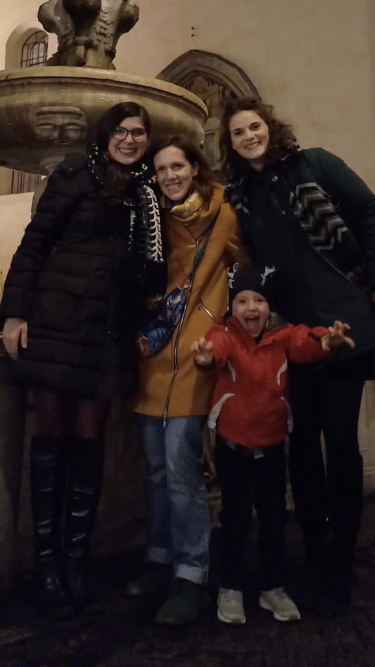
#> input picture test1.jpg, 750 x 1334 px (shown at 1/2 size)
$ python FaceDetector.py
#> lines starting #> are read from the running program, lines starting #| are printed output that depends on the picture; after the words box and inside, x2 and y2 are one past the last pixel; in counts of white or black regions, pixels touching at a corner belong together
import cv2

#create a cascade classifier object
face_cascade=cv2.CascadeClassifier("haarcascade_frontalface_default.xml")

#load image with face which needs to be detected, and create a gray scale image
img=cv2.imread("test1.jpg")
#> img is the input picture: shape (1334, 750, 3); mean B, G, R 34.6, 38.1, 49.8
gray_img=cv2.cvtColor(img,cv2.COLOR_BGR2GRAY)
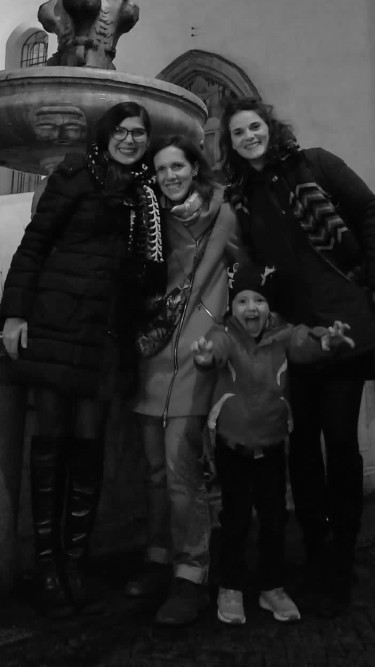
#> gray_img: shape (1334, 750) (shown at 1/2 size); min 0, max 249, mean 41.2

#Detect Multi Scale method to get coordinates of the detected face/s.
faces=face_cascade.detectMultiScale(gray_img,
scaleFactor=1.05,
minNeighbors=23)
#> faces = [[216, 230, 90, 90], [458, 569, 89, 89], [296, 299, 92, 92], [449, 219, 98, 98]]

#draw colorful rectangle of the 4 points detected with Multi Scale method
for x,y,w,h in faces:
    img=cv2.rectangle(img, (x,y), (x+w,y+h), (255,0,0), 7)
#> this loop made 4 passes
#> pass 1, `img=cv2.rectangle(img, (x,y), (x+w,y+h), (255,0,0), 7)`:
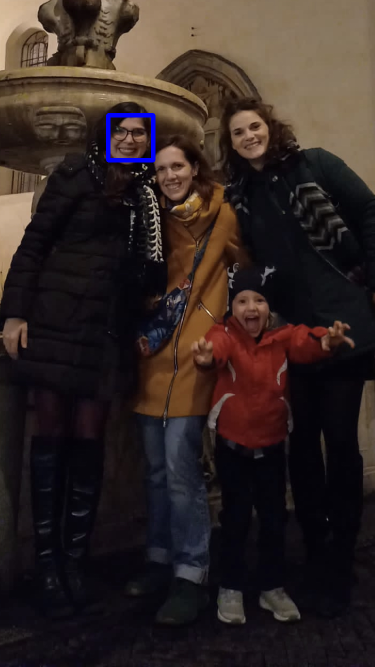
#> img: shape (1334, 750, 3) (shown at 1/2 size); 0.32% of pixels changed, all inside (x1, y1, x2, y2) = (212, 226, 311, 325)
#> pass 2, `img=cv2.rectangle(img, (x,y), (x+w,y+h), (255,0,0), 7)`:
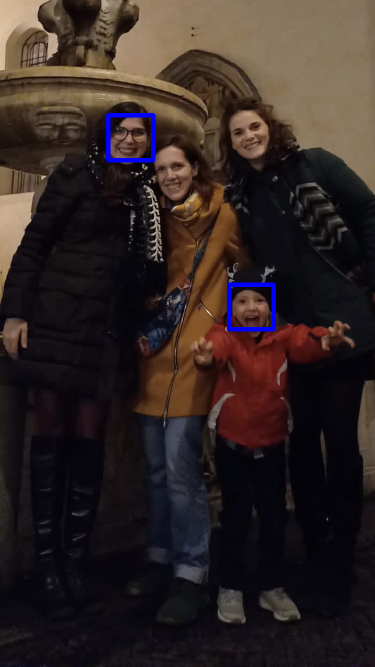
#> img: shape (1334, 750, 3) (shown at 1/2 size); 0.32% of pixels changed, all inside (x1, y1, x2, y2) = (454, 565, 552, 663)
#> pass 3, `img=cv2.rectangle(img, (x,y), (x+w,y+h), (255,0,0), 7)`:
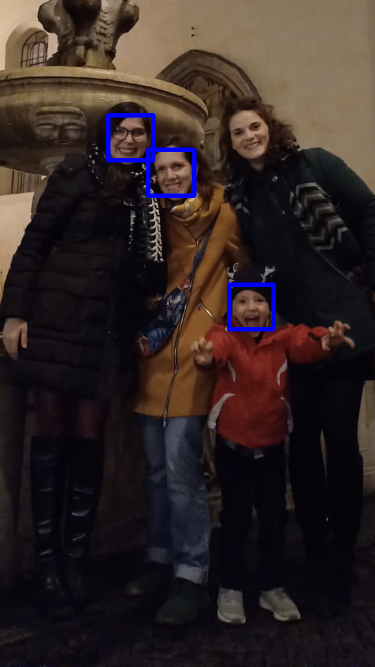
#> img: shape (1334, 750, 3) (shown at 1/2 size); 0.31% of pixels changed, all inside (x1, y1, x2, y2) = (292, 295, 393, 396)
#> after the loop:
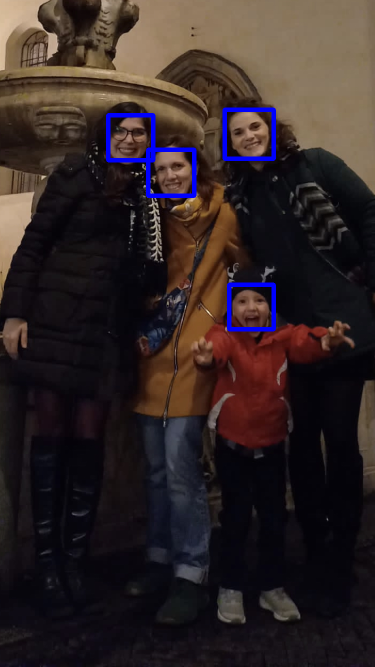
#> img: shape (1334, 750, 3) (shown at 1/2 size); 0.35% of pixels changed, all inside (x1, y1, x2, y2) = (445, 215, 552, 322)

#check if the detected face is a numpy array
print(type(faces))
#| <class 'numpy.ndarray'>
print(faces)
#| [[216 230  90  90]
#|  [458 569  89  89]
#|  [296 299  92  92]
#|  [449 219  98  98]]

#resize image in ratio before showing it
resized=cv2.resize(img,(int(img.shape[1]/2),int(img.shape[0]/2)))
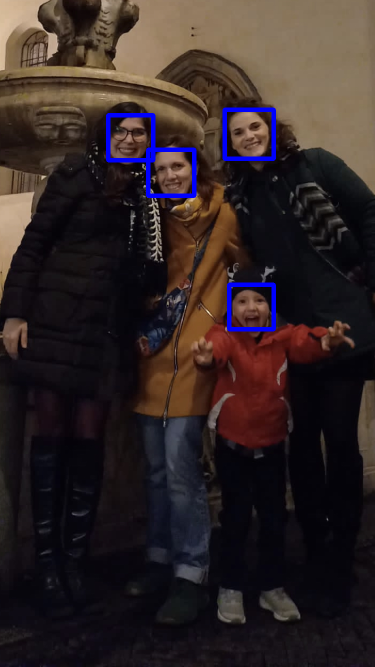
#> resized: shape (667, 375, 3); mean B, G, R 37.7, 37.8, 49.2

#show faces detected for 5 seconds and close the window
cv2.imshow("Gray", resized)
cv2.waitKey(5000)
cv2.destroyAllWindows()
